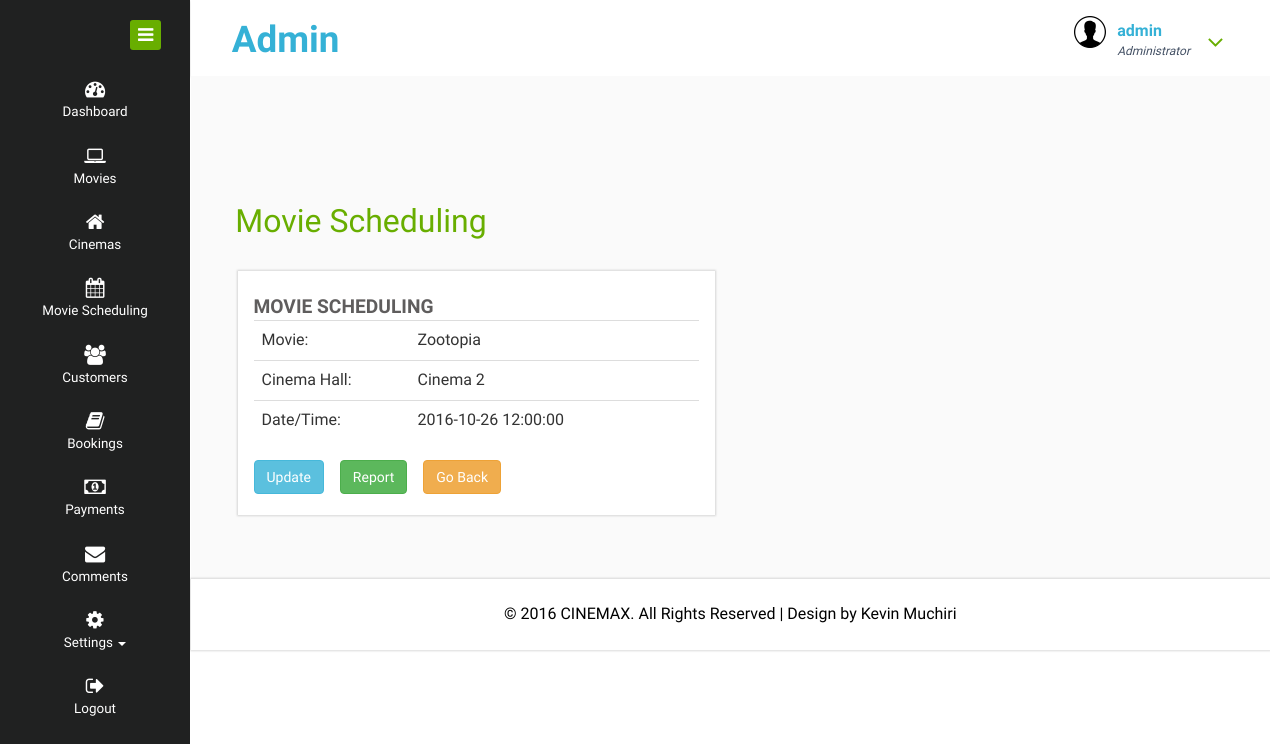
/admin/view_movie_period.php?id=3 (signed in), run on the app's committed database.
### tables this page shows
CREATE TABLE `movie_periods` (
  `id` int(11) NOT NULL,
  `cinema_id` int(11) NOT NULL,
  `date` datetime NOT NULL,
  `movie_id` int(11) NOT NULL
);

CREATE TABLE `movies` (
  `id` int(11) NOT NULL,
  `name` varchar(100) NOT NULL,
  `description` text,
  `preview` varchar(255) DEFAULT NULL,
  `image` varchar(255) DEFAULT NULL,
  `genre` varchar(100) DEFAULT NULL,
  `price` float(15,2) NOT NULL,
  `rating` float(2,1) DEFAULT NULL,
  `year` int(11) DEFAULT NULL,
  `age` varchar(30) DEFAULT NULL,
  `country` varchar(100) DEFAULT NULL
);

CREATE TABLE `cinemas` (
  `id` int(11) NOT NULL,
  `name` varchar(100) NOT NULL,
  `number_of_seats` int(11) NOT NULL,
  `address` text
);

### admin/view_movie_period.php (the view, shortened to what this page needs)
<?php
include'db.php';
             $sel = mysqli_query($con,"select movies.name as mname,cinemas.name as cname,movie_periods.id as id,movie_periods.date as date from movie_periods left join movies on movie_periods.movie_id=movies.id left join cinemas on movie_periods.cinema_id=cinemas.id where movie_periods.id='".$_REQUEST['id']."'");
             $row = mysqli_fetch_array($sel,MYSQLI_ASSOC);
             ?>
<!DOCTYPE HTML>
<html>
<head>
<link href="css/bootstrap.css" rel="stylesheet" type="text/css" media="all">
<link href="css/jquery.dataTables.1.10.11.min.css" rel="stylesheet" type="text/css" media="all">
<link href="css/style.css" rel="stylesheet" type="text/css" media="all"/>
<link href="css/font-awesome.css" rel="stylesheet">
</head>
<body>
<div class="page-container">
   <div class="left-content">
	   <div class="mother-grid-inner">
				<?php include'head.php';?>
<div class="inner-block" >
    <div class="product-block ">
    	<div class="pro-head">
    		<h2>Movie Scheduling</h2>
    	</div>
      <div class="col-md-6 chit-chat-layer1-left">
               <div class="work-progres">
                            <div class="chit-chat-heading">
                                  Movie Scheduling
                            </div>
                            <div class="row event-agile2">
      <div class="col-lg-12 col-md-12 event-w3ls">
        <div class="table-responsive">
          <table class="table table-hover">
                              <tbody>
                                <tr>
                                  <td width="35%">Movie:</td>
                                  <td><?php echo $row['mname']?></td>
                                  </tr>
                              <tr>
                                 <td>Cinema Hall:</td>
                                  <td><?php echo $row['cname']?></td> </tr>
                            <tr>
                                 <td>Date/Time:</td>
                                  <td><?php echo $row['date']?></td> </tr>
                          </tbody>
                      </table>
        </div>
      </div>
    </div>
    <div><a class="btn btn-info" href="update_movie_period.php?id=<?php echo $_REQUEST['id'];?>">Update</a>&nbsp;&nbsp;&nbsp;&nbsp;<a target="blank" class="btn btn-success" href="reportmovieperiod.php?id=<?php echo $_REQUEST['id'];?>">Report</a>&nbsp;&nbsp;&nbsp;&nbsp;<a class="btn btn-warning" href="movieperiod.php">Go Back</a></div>
             </div>
      </div>
      <div class="clearfix"> </div>
    </div>
</div>
<link rel="stylesheet" type="text/css" href="css/magnific-popup.css">
<?php include'footer.php';?>
</div>
</div>
    <?php include'includes.php';?>
</body>
</html>

### admin/includes.php (style rules this page uses)
a { text-decoration:none }

### data on the page
movie_periods: movie.name "Zootopia", cinema.name "Cinema 2", date "2016-10-26 12:00:00"

### other printed values
$_SESSION['manager'] "admin"
